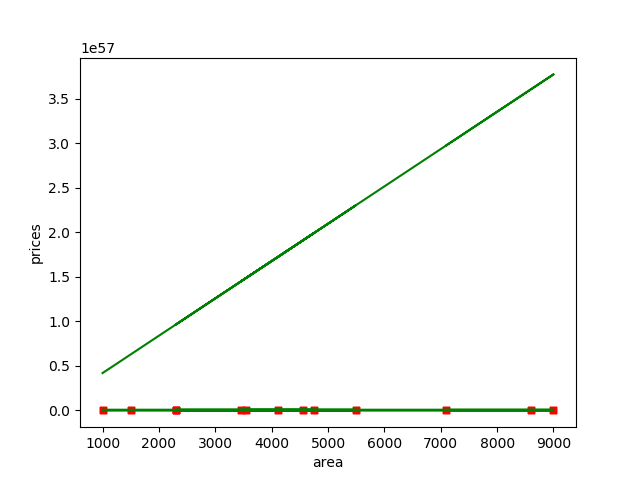

This chart was generated by the following Python code:
import numpy as np
import matplotlib.pyplot as plt
import pandas as pd
def gradient_descent(x,y):
    m_curr = b_curr = 0
    rate = 0.01
    n = len(x)
    plt.scatter(x,y,color='red',marker='+',linewidth='5')
    plt.xlabel('area')
    plt.ylabel('prices')
    for i in range(10):
        y_predicted = m_curr * x + b_curr
#         print (m_curr,b_curr, i)

        plt.plot(x,y_predicted,color='green')

        md = -(2/n)*sum(x*(y-y_predicted))
        yd = -(2/n)*sum(y-y_predicted)
        m_curr = m_curr - rate * md
        b_curr = b_curr - rate * yd
df=pd.read_csv("area.csv")
#print(df)
x=df.area
y=df.prices


gradient_descent(x,y)
plt.show()
